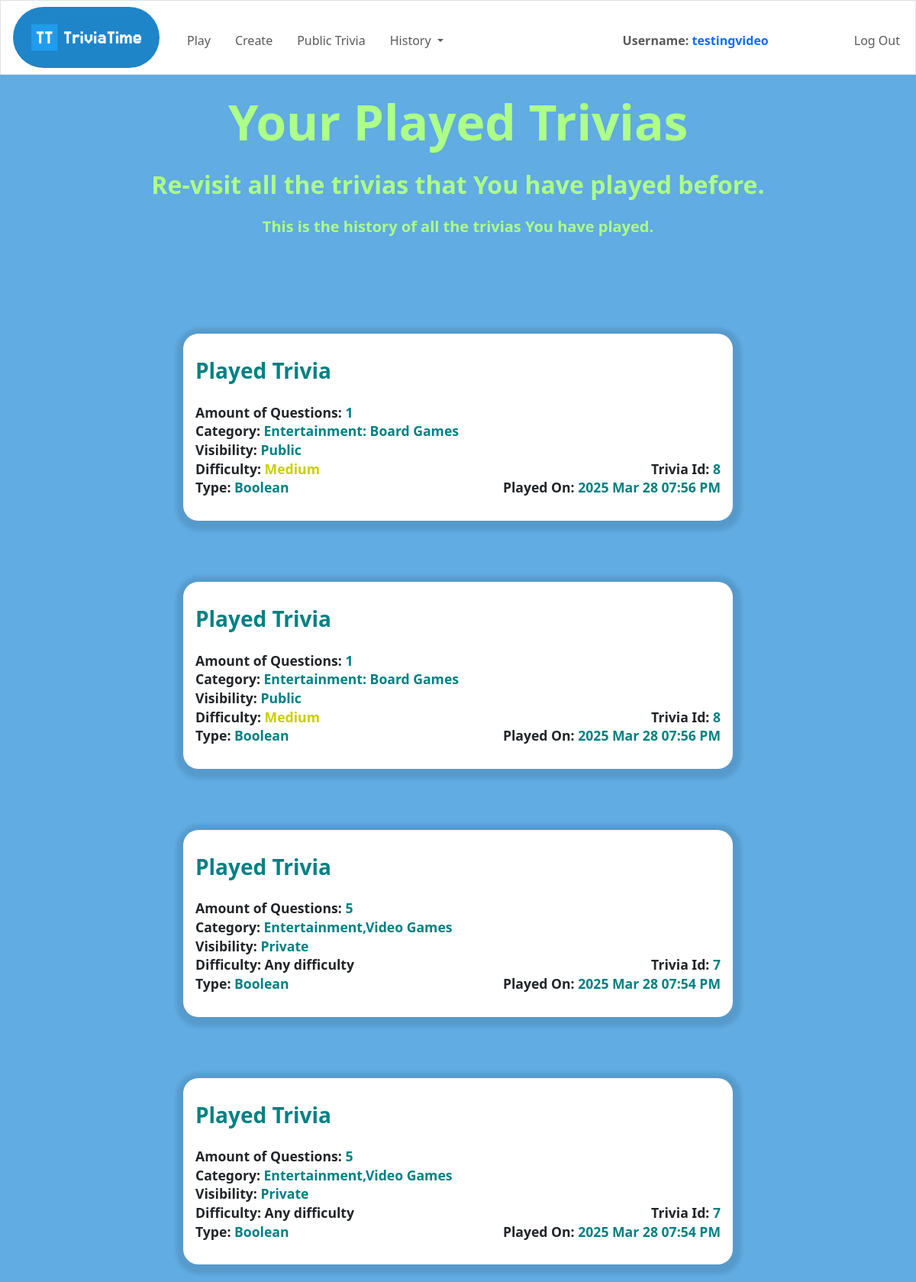
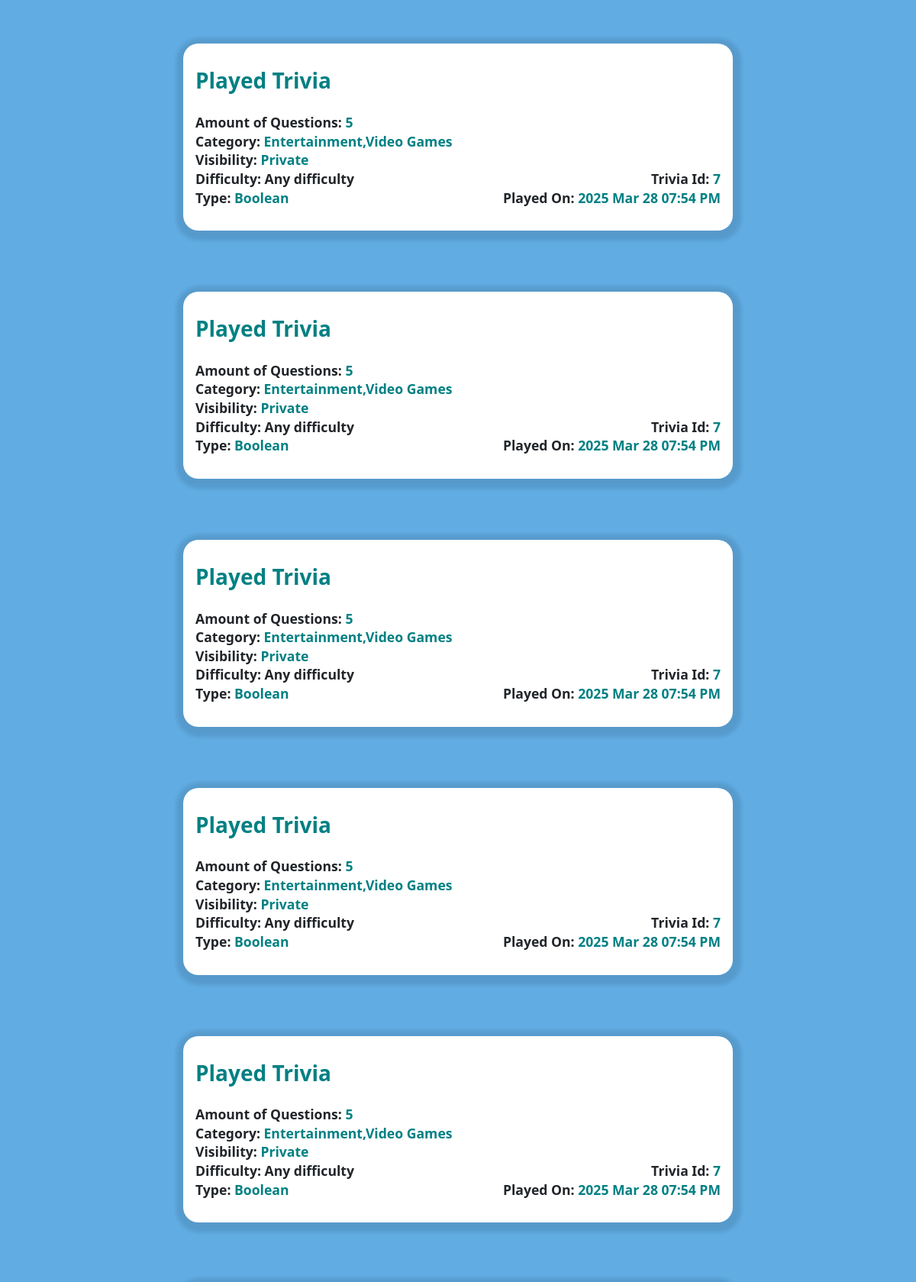
The page /history/played-trivias (signed in, upper part) on the database its author committed (2 pictures, top to bottom).
### tables this page shows
CREATE TABLE users (id INTEGER, username TEXT NOT NULL UNIQUE, password TEXT NOT NULL, PRIMARY KEY(id));

CREATE TABLE "trivias" (id INTEGER, trivia TEXT NOT NULL, category TEXT NOT NULL, number_of_questions INTEGER NOT NULL, difficulty TEXT NOT NULL, type_of_questions TEXT NOT NULL, visibility TEXT NOT NULL, creation_date INTEGER NOT NULL, PRIMARY KEY(id));

### app.py (the view)
@app.route("/history/played-trivias")
def history_of_played_trivias():
    if not is_logged_in():
        return flash_message("Login Required", "error", "/login")
    db = get_database()
    cursor = db.cursor()
    played_trivias = cursor.execute(
        "SELECT users.id AS user_id,users.username,trivias.id AS trivia_id, trivias.trivia, trivias.category, "
        "trivias.number_of_questions, trivias.difficulty, trivias.type_of_questions, trivias.visibility, "
        "trivias.creation_date FROM played_trivias JOIN trivias ON "
        "played_trivias.trivia_id = trivias.id JOIN users ON played_trivias.user_id = users.id WHERE "
        "user_id = ? ORDER BY creation_date DESC;", (session.get("user_id"),)).fetchall()
    db.close()
    print(played_trivias)
    return render_template("/history/played-trivias.html", playedTrivias=played_trivias)

### app.py (called while the page is built)
def get_database():
    return sqlite3.connect(database)

def is_logged_in():
    return session.get("user_id") is not None

### templates/history/played-trivias.html (shortened to what this page needs)
{% extends "layout.html" %}
{% block body %}
<main class="mt-4">
    <div class="text-center">
        <h1 class="greeting-color mb-4 fw-bold" style="font-size:4em">Your Played Trivias</h1>
        <h2 class="greeting-color fw-bold mb-4">Re-visit all the trivias that You have played before.</h2>
        <h5 class="greeting-color fw-bold mb-4">This is the history of all the trivias You have played.</h5>
    </div>
    <div style="margin-top:8em;">
        {% for trivia in playedTrivias %}
        <form action="/choose-public-trivia" method="post" style="flex-direction: column;" class="d-flex align-items-center">
            <div class="trivia-card" style="margin-bottom: 5em" onclick="document.getElementById('submit-button-{{loop.index}}').click();">
                <h3 class="attribute-color mb-4 fw-bold">Played Trivia</h3>
                <p class="fw-bold attribute-margin">Amount of Questions: <span class="attribute-color">{{ trivia[5] }}</span></p>
                <p class="fw-bold attribute-margin">Category: <span class="attribute-color">{{ trivia[4].title() }}</span></p>
                <p class="fw-bold attribute-margin">Visibility: <span class="attribute-color">{{ trivia[8].title() }}</span></p>
                <div class="d-flex" style="justify-content: space-between">
                    <p class='fw-bold attribute-margin'>Difficulty: <span class="{{ trivia[6]}}">{{ trivia[6].capitalize()}}</span></p>
                    <p class='fw-bold attribute-margin'>Trivia Id: <span class="attribute-color">{{ trivia[2] }}</span></p>
                </div>
                <div class="d-flex" style="justify-content: space-between">
                    <p class='fw-bold attribute-margin'>Type: <span  class="attribute-color">{{ trivia[7].capitalize() }}</span></p>
                    <p class='fw-bold attribute-margin'>Played On: <span class="attribute-color">{{ trivia[9] }}</span></p>
                </div>
            </div>
        </form>
        {% endfor %}
    </div>
</main>
{% endblock %}

### templates/layout.html (shortened to what this page needs)
<!DOCTYPE html>
<html>
    <head>
        <link href="/static/styles.css" rel="stylesheet">
        <link href="https://cdn.jsdelivr.net/npm/bootstrap@5.3.3/dist/css/bootstrap.min.css" rel="stylesheet"
>
    </head>
<body>
    <nav class=" border navbar navbar-expand-md navbar-light">
        <a href="/">
            <img class="header-links" src="/static/logo.png" alt="logo"
                 style="object-fit: cover; height: 5em; width: 12em; border-radius:40px;"></a>
        <div class="container-fluid">
            <div class="collapse navbar-collapse" id="navbar">
                <ul class="navbar-nav me-auto mt-2">
                    <li class="nav-item header-links"><a class="nav-link" href="/play">Play</a></li>
                    {% if session["user_id"] %}
                        <li class="nav-item header-links"><a class="nav-link" href="/create">Create</a></li>
                    {% endif %}
                    <li class="nav-item header-links"><a class="nav-link" href="/public-trivia">Public Trivia</a></li>
                    {% if session["user_id"] %}
                        <li class="nav-item dropdown" style="margin-left: 1rem;">
                          <a class="nav-link dropdown-toggle" role="button" style="cursor: default">
                            History
                          </a>
                        </li>
                    {% endif %}
                </ul>
                {% if session["user_id"] %}
                    <ul class="navbar-nav ms-auto mt-2">
                        <li class="nav-item" style="margin-right:6em"><a class="fw-bold nav-link">Username: <span class="text-primary">{{ session['username'] }}</span></a></li>
                        <li class="nav-item"><a class="nav-link" href="/logout">Log Out</a></li>
                    </ul>
                {% else %}
                    <ul class="navbar-nav ms-auto mt-2">
                        <li class="nav-item"><a class="nav-link" href="/register">Register</a></li>
                        <li class="nav-item"><a class="nav-link" href="/login">Log In</a></li>
                    </ul>
                {% endif %}
            </div>
        </div>
    </nav>
    {% block body %} {% endblock %}
</body>
</html>

### static/styles.css (style rules this page uses)
html, body { height: 100%; }
nav { background-color:white; }
.header-links { display: inline-block; margin-left: 1rem; color: black; text-decoration: none; transition: color 500ms; }
.medium { color:#cdcd00; }

### templates/history/played-trivias.html (style rules this page uses)
body { background-color: #0B80D5A6; }
.greeting-color { color: #ADFF88; }
main { min-height: 100vh; padding-bottom: 10em; }
.trivia-card { background-color: white; width:60%; padding: 2em 1em; border-radius: 20px; box-shadow: 1px 3px 5px 10px rgba(0, 0, 0, 0.1); cursor:pointer; transition: background-color 0.2s; }
.attribute-margin { margin-bottom: -0.1em; font-size: 1.1em; }
.attribute-color { color:#008083; }

### rows shown on the page
users: username "testingvideo"
trivias: number_of_questions "1", category "Entertainment: Board Games", visibility "Public", difficulty "Medium", id "8", type_of_questions "Boolean", creation_date "2025 Mar 28 07:56 PM"
trivias: number_of_questions "5", category "Entertainment,Video Games", visibility "Private", difficulty "Any difficulty", id "7", type_of_questions "Boolean", creation_date "2025 Mar 28 07:54 PM"
